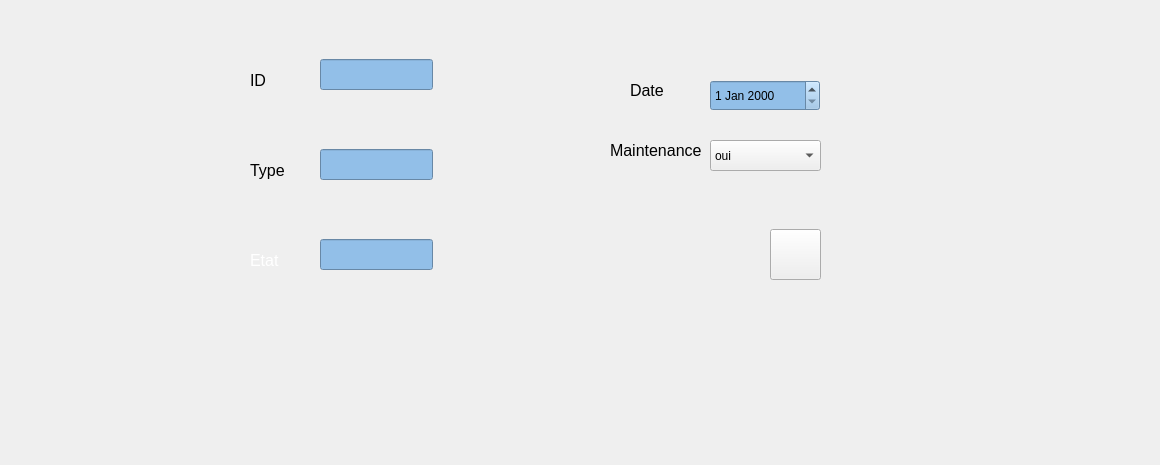
        <widget class="QWidget" name="tab_2">
         <attribute name="title">
          <string>ajouter un materiel</string>
         </attribute>
         <widget class="QDateEdit" name="dateEdit_achat">
          <property name="geometry">
           <rect>
            <x>710</x>
            <y>80</y>
            <width>110</width>
            <height>31</height>
           </rect>
          </property>
          <property name="styleSheet">
           <string notr="true">background-color: rgb(146, 191, 232);</string>
          </property>
         </widget>
         <widget class="QLineEdit" name="lineEdit_etat">
          <property name="geometry">
           <rect>
            <x>320</x>
            <y>239</y>
            <width>113</width>
            <height>31</height>
           </rect>
          </property>
          <property name="styleSheet">
           <string notr="true">background-color: rgb(146, 191, 232);</string>
          </property>
         </widget>
         <widget class="QLineEdit" name="lineEdit_id">
          <property name="geometry">
           <rect>
            <x>320</x>
            <y>59</y>
            <width>113</width>
            <height>31</height>
           </rect>
          </property>
          <property name="styleSheet">
           <string notr="true">background-color: rgb(146, 191, 232);</string>
          </property>
         </widget>
         <widget class="QLineEdit" name="lineEdit_type">
          <property name="geometry">
           <rect>
            <x>320</x>
            <y>149</y>
            <width>113</width>
            <height>31</height>
           </rect>
          </property>
          <property name="styleSheet">
           <string notr="true">background-color: rgb(146, 191, 232);</string>
          </property>
         </widget>
         <widget class="QComboBox" name="comboBox2">
          <property name="geometry">
           <rect>
            <x>710</x>
            <y>140</y>
            <width>111</width>
            <height>31</height>
           </rect>
          </property>
          <item>
           <property name="text">
            <string>oui</string>
           </property>
          </item>
          <item>
           <property name="text">
            <string>non</string>
           </property>
          </item>
         </widget>
         <widget class="QPushButton" name="pushButton_ajoutermateriel">
          <property name="geometry">
           <rect>
            <x>770</x>
            <y>229</y>
            <width>51</width>
            <height>51</height>
           </rect>
          </property>
          <property name="text">
           <string/>
          </property>
          <property name="icon">
           <iconset resource="resource.qrc">
            <normaloff>:/thourayaIMG/filesqt/images.png</normaloff>:/thourayaIMG/filesqt/images.png</iconset>
          </property>
          <property name="iconSize">
           <size>
            <width>50</width>
            <height>100</height>
           </size>
          </property>
         </widget>
         <widget class="QLabel" name="label_38">
          <property name="enabled">
           <bool>false</bool>
          </property>
          <property name="geometry">
           <rect>
            <x>250</x>
            <y>60</y>
            <width>41</width>
            <height>41</height>
           </rect>
          </property>
          <property name="maximumSize">
           <size>
            <width>94</width>
            <height>76</height>
           </size>
          </property>
          <property name="font">
           <font>
            <family>MS Shell Dlg 2</family>
            <pointsize>11</pointsize>
            <weight>50</weight>
            <italic>false</italic>
            <bold>false</bold>
           </font>
          </property>
          <property name="toolTip">
           <string>&lt;html&gt;&lt;head/&gt;&lt;body&gt;&lt;p&gt;ID&lt;/p&gt;&lt;/body&gt;&lt;/html&gt;</string>
          </property>
          <property name="styleSheet">
           <string notr="true">background-image: url(:/img/img/585e4adacb11b227491c3392.png);

color: rgb(0, 0, 0);
</string>
          </property>
          <property name="text">
           <string>&lt;html&gt;&lt;head/&gt;&lt;body&gt;&lt;p&gt;&lt;span style=&quot; font-size:12pt;&quot;&gt;ID&lt;/span&gt;&lt;/p&gt;&lt;/body&gt;&lt;/html&gt;</string>
          </property>
          <property name="wordWrap">
           <bool>false</bool>
          </property>
         </widget>
         <widget class="QLabel" name="label_34">
          <property name="enabled">
           <bool>false</bool>
          </property>
          <property name="geometry">
           <rect>
            <x>250</x>
            <y>240</y>
            <width>41</width>
            <height>41</height>
           </rect>
          </property>
          <property name="maximumSize">
           <size>
            <width>94</width>
            <height>76</height>
           </size>
          </property>
          <property name="font">
           <font>
            <family>MS Shell Dlg 2</family>
            <pointsize>11</pointsize>
            <weight>50</weight>
            <italic>false</italic>
            <bold>false</bold>
           </font>
          </property>
          <property name="toolTip">
           <string>&lt;html&gt;&lt;head/&gt;&lt;body&gt;&lt;p&gt;ID&lt;/p&gt;&lt;/body&gt;&lt;/html&gt;</string>
          </property>
          <property name="styleSheet">
           <string notr="true">background-image: url(:/img/img/585e4adacb11b227491c3392.png);

color: rgb(255,255, 255);
</string>
          </property>
          <property name="text">
           <string>&lt;html&gt;&lt;head/&gt;&lt;body&gt;&lt;p&gt;&lt;span style=&quot; font-size:12pt;&quot;&gt;Etat&lt;/span&gt;&lt;/p&gt;&lt;/body&gt;&lt;/html&gt;</string>
          </property>
          <property name="wordWrap">
           <bool>false</bool>
          </property>
         </widget>
         <widget class="QLabel" name="label_35">
          <property name="enabled">
           <bool>false</bool>
          </property>
          <property name="geometry">
           <rect>
            <x>610</x>
            <y>130</y>
            <width>94</width>
            <height>41</height>
           </rect>
          </property>
          <property name="maximumSize">
           <size>
            <width>94</width>
            <height>76</height>
           </size>
          </property>
          <property name="font">
           <font>
            <family>MS Shell Dlg 2</family>
            <pointsize>11</pointsize>
            <weight>50</weight>
            <italic>false</italic>
            <bold>false</bold>
           </font>
          </property>
          <property name="toolTip">
           <string>&lt;html&gt;&lt;head/&gt;&lt;body&gt;&lt;p&gt;ID&lt;/p&gt;&lt;/body&gt;&lt;/html&gt;</string>
          </property>
          <property name="styleSheet">
           <string notr="true">background-image: url(:/img/img/585e4adacb11b227491c3392.png);

color: rgb(0, 0, 0);
</string>
          </property>
          <property name="text">
           <string>&lt;html&gt;&lt;head/&gt;&lt;body&gt;&lt;p&gt;&lt;span style=&quot; font-size:12pt;&quot;&gt;Maintenance&lt;/span&gt;&lt;/p&gt;&lt;/body&gt;&lt;/html&gt;</string>
          </property>
          <property name="wordWrap">
           <bool>false</bool>
          </property>
         </widget>
         <widget class="QLabel" name="label_37">
          <property name="enabled">
           <bool>false</bool>
          </property>
          <property name="geometry">
           <rect>
            <x>250</x>
            <y>150</y>
            <width>51</width>
            <height>41</height>
           </rect>
          </property>
          <property name="maximumSize">
           <size>
            <width>94</width>
            <height>76</height>
           </size>
          </property>
          <property name="font">
           <font>
            <family>MS Shell Dlg 2</family>
            <pointsize>11</pointsize>
            <weight>50</weight>
            <italic>false</italic>
            <bold>false</bold>
           </font>
          </property>
          <property name="toolTip">
           <string>&lt;html&gt;&lt;head/&gt;&lt;body&gt;&lt;p&gt;ID&lt;/p&gt;&lt;/body&gt;&lt;/html&gt;</string>
          </property>
          <property name="styleSheet">
           <string notr="true">background-image: url(:/img/img/585e4adacb11b227491c3392.png);

color: rgb(0, 0, 0);
</string>
          </property>
          <property name="text">
           <string>&lt;html&gt;&lt;head/&gt;&lt;body&gt;&lt;p&gt;&lt;span style=&quot; font-size:12pt;&quot;&gt;Type&lt;/span&gt;&lt;/p&gt;&lt;/body&gt;&lt;/html&gt;</string>
          </property>
          <property name="wordWrap">
           <bool>false</bool>
          </property>
         </widget>
         <widget class="QLabel" name="label_36">
          <property name="enabled">
           <bool>false</bool>
          </property>
          <property name="geometry">
           <rect>
            <x>630</x>
            <y>70</y>
            <width>51</width>
            <height>41</height>
           </rect>
          </property>
          <property name="maximumSize">
           <size>
            <width>94</width>
            <height>76</height>
           </size>
          </property>
          <property name="font">
           <font>
            <family>MS Shell Dlg 2</family>
            <pointsize>11</pointsize>
            <weight>50</weight>
            <italic>false</italic>
            <bold>false</bold>
           </font>
          </property>
          <property name="toolTip">
           <string>&lt;html&gt;&lt;head/&gt;&lt;body&gt;&lt;p&gt;ID&lt;/p&gt;&lt;/body&gt;&lt;/html&gt;</string>
          </property>
          <property name="styleSheet">
           <string notr="true">background-image: url(:/img/img/585e4adacb11b227491c3392.png);

color: rgb(0, 0, 0);
</string>
          </property>
          <property name="text">
           <string>&lt;html&gt;&lt;head/&gt;&lt;body&gt;&lt;p&gt;&lt;span style=&quot; font-size:12pt;&quot;&gt;Date&lt;/span&gt;&lt;/p&gt;&lt;/body&gt;&lt;/html&gt;</string>
          </property>
          <property name="wordWrap">
           <bool>false</bool>
          </property>
         </widget>
         <widget class="QLabel" name="label_2">
          <property name="geometry">
           <rect>
            <x>780</x>
            <y>385</y>
            <width>371</width>
            <height>71</height>
           </rect>
          </property>
          <property name="styleSheet">
           <string notr="true">background-image: url(:/img/img/logo_original.png);</string>
          </property>
          <property name="text">
           <string/>
          </property>
         </widget>
         <widget class="QLabel" name="label_4">
          <property name="geometry">
           <rect>
            <x>970</x>
            <y>315</y>
            <width>181</width>
            <height>71</height>
           </rect>
          </property>
          <property name="styleSheet">
           <string notr="true">background-image: url(:/img/img/PRESIDENT.png);</string>
          </property>
          <property name="text">
           <string/>
          </property>
         </widget>
         <widget class="QLabel" name="label_5">
          <property name="geometry">
           <rect>
            <x>780</x>
            <y>310</y>
            <width>181</width>
            <height>71</height>
           </rect>
          </property>
          <property name="styleSheet">
           <string notr="true">background-image: url(:/img/img/danone-logo-EE7DBAC3E9-seeklogo.com.png);</string>
          </property>
          <property name="text">
           <string/>
          </property>
         </widget>
        </widget>
